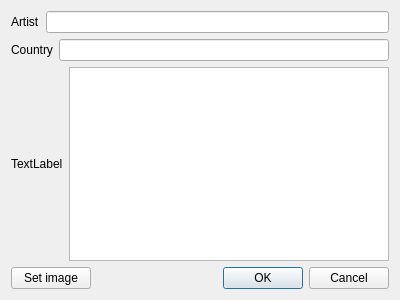
<?xml version="1.0" encoding="UTF-8"?>
<ui version="4.0">
 <class>ArtistDialog</class>
 <widget class="QDialog" name="ArtistDialog">
  <property name="geometry">
   <rect>
    <x>0</x>
    <y>0</y>
    <width>400</width>
    <height>300</height>
   </rect>
  </property>
  <property name="windowTitle">
   <string>Dialog</string>
  </property>
  <layout class="QGridLayout" name="gridLayout">
   <item row="0" column="0" colspan="2">
    <layout class="QHBoxLayout" name="horizontalLayout">
     <item>
      <widget class="QLabel" name="label">
       <property name="text">
        <string>Artist</string>
       </property>
      </widget>
     </item>
     <item>
      <widget class="QLineEdit" name="lineEdit"/>
     </item>
    </layout>
   </item>
   <item row="1" column="0" colspan="2">
    <layout class="QHBoxLayout" name="horizontalLayout_2">
     <item>
      <widget class="QLabel" name="label_2">
       <property name="text">
        <string>Country</string>
       </property>
      </widget>
     </item>
     <item>
      <widget class="QLineEdit" name="lineEdit_2"/>
     </item>
    </layout>
   </item>
   <item row="2" column="0">
    <widget class="QLabel" name="label_3">
     <property name="text">
      <string>TextLabel</string>
     </property>
    </widget>
   </item>
   <item row="2" column="1">
    <widget class="QPlainTextEdit" name="plainTextEdit"/>
   </item>
   <item row="3" column="0" colspan="2">
    <layout class="QHBoxLayout" name="horizontalLayout_3">
     <item>
      <widget class="QPushButton" name="pushButton">
       <property name="text">
        <string>Set image</string>
       </property>
      </widget>
     </item>
     <item>
      <widget class="QDialogButtonBox" name="buttonBox">
       <property name="orientation">
        <enum>Qt::Horizontal</enum>
       </property>
       <property name="standardButtons">
        <set>QDialogButtonBox::Cancel|QDialogButtonBox::Ok</set>
       </property>
      </widget>
     </item>
    </layout>
   </item>
  </layout>
 </widget>
 <resources/>
 <connections>
  <connection>
   <sender>buttonBox</sender>
   <signal>accepted()</signal>
   <receiver>ArtistDialog</receiver>
   <slot>accept()</slot>
   <hints>
    <hint type="sourcelabel">
     <x>248</x>
     <y>254</y>
    </hint>
    <hint type="destinationlabel">
     <x>157</x>
     <y>274</y>
    </hint>
   </hints>
  </connection>
  <connection>
   <sender>buttonBox</sender>
   <signal>rejected()</signal>
   <receiver>ArtistDialog</receiver>
   <slot>reject()</slot>
   <hints>
    <hint type="sourcelabel">
     <x>316</x>
     <y>260</y>
    </hint>
    <hint type="destinationlabel">
     <x>286</x>
     <y>274</y>
    </hint>
   </hints>
  </connection>
 </connections>
</ui>
